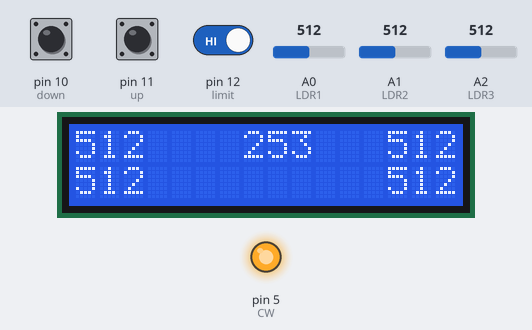
Simulated run of this sketch. Board: Arduino Uno, built with avr-gcc and run on an emulated ATmega328P. Parts: 16×2 character LCD, output pins drawn as LEDs (lit = HIGH). The inputs (shaded band) are chosen by the test bench; at power-on: pin 12 (limit) HIGH, pin 11 (up) HIGH, A0 (LDR1) = 512, A1 (LDR2) = 512, A2 (LDR3) = 512, pin 10 (down) LOW. EEPROM starts erased; pins used as bus, display or sensor lines are not drawn.

Above: at 2.2 s.
2.3 s: pin 12 (limit) driven LOW
At 3.0 s:
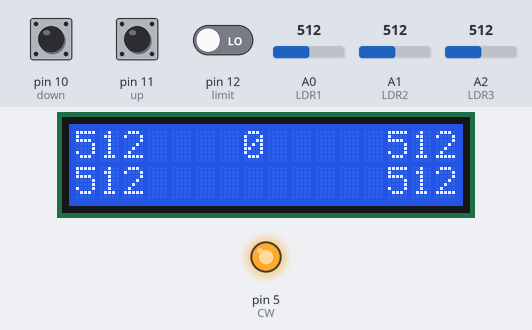
4.2 s: pin 11 (up) pulled LOW for 0.15 s
At 5.9 s:
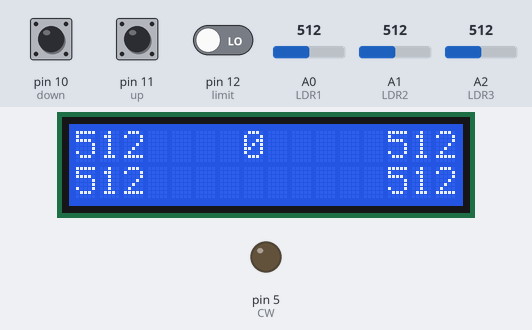
6.2 s: A0 (LDR1) set to 716
At 6.5 s:
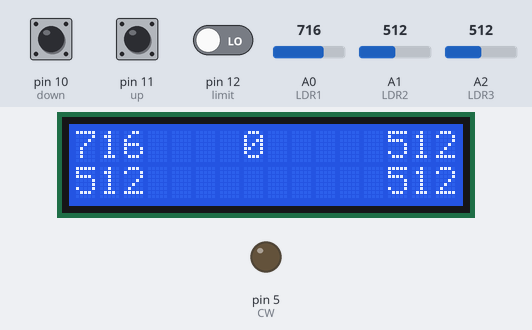
7.7 s: A1 (LDR2) set to 716
At 8.8 s:
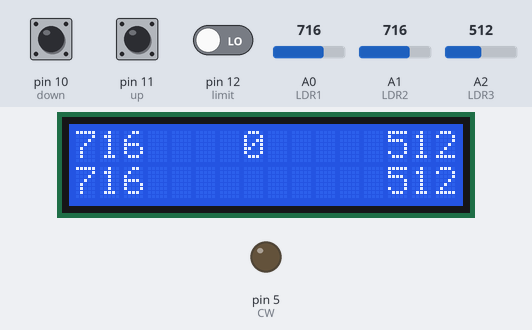
9.2 s: A2 (LDR3) set to 716
At 9.5 s:
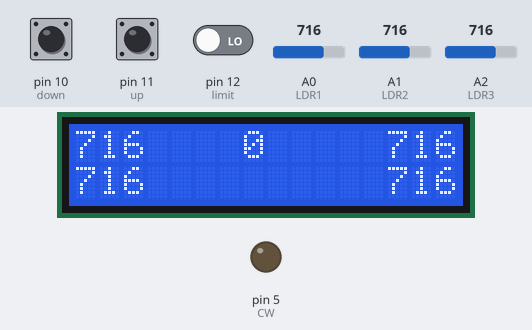
10.7 s: pin 11 (up) pulled LOW for 1 s
At 11.5 s:
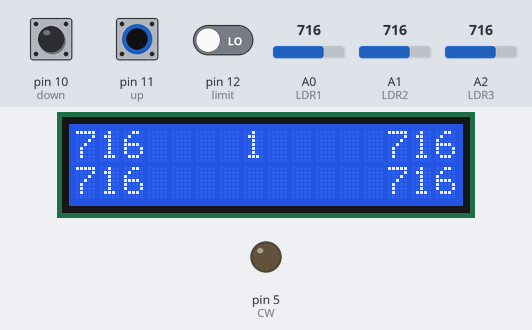
Timing chart, 0 to 13.7 s (numbered marks = the images above; inputs shaded):
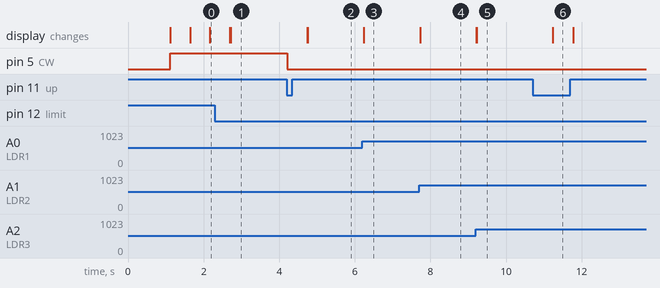

The sketch:

prog4.ino
```cpp
#include <LiquidCrystal_PCF8574.h>
#include <Wire.h>
#include <Stepper.h>
#include <EEPROM.h>
const int stepsPerRevolution = 200;  // change this to fit the number of steps per revolution
// for your motor

// initialize the stepper library on pins 8 through 11:
//Stepper myStepper(stepsPerRevolution, 2, 3, 4, 5);
int sudut;
/*
#define BIN2 2
#define BIN1 3
#define AIN1 4
#define AIN2 5
*/
#define LDR1 A0
#define LDR2 A1
#define LDR3 A2
#define LDR4 A3
#define limit 12
#define up    11
#define down  10

#define CLK 4
#define CW  5

LiquidCrystal_PCF8574 lcd(0x27); // set the LCD address to 0x27 for a 16 chars and 2 line display
char data[16],Byte,dataPrint[100];
int i,DataLDR[4][100];
void setup() {
  // put your setup code here, to run once:
  // initialize the LCD
  /*pinMode(BIN1,OUTPUT);
  pinMode(BIN2,OUTPUT);
  pinMode(AIN1,OUTPUT);
  pinMode(AIN2,OUTPUT);
  */
  pinMode(CLK,OUTPUT);
  pinMode(CW,OUTPUT);
  digitalWrite(CW,LOW);
  digitalWrite(CLK,LOW);

  pinMode(limit,INPUT);
  pinMode(up,INPUT);
  pinMode(down,INPUT);
  lcd.begin(16,2);
  Serial.begin(9600);

  // Turn on the blacklight and print a message.
  lcd.setBacklight(255);
  lcd.setCursor(0, 0);
  lcd.print("    Spektrum    ");
  lcd.setCursor(0, 1);
  lcd.print("     Sensor     ");
  delay(1000);
  lcd.clear();
}

void loop() {
  // put your main code here, to run repeatedly:
  lcd.setCursor(0, 0);
  sprintf(data,"%-4d",analogRead(LDR1));
  lcd.print(data);
  lcd.setCursor(0, 1);
  sprintf(data,"%-4d",analogRead(LDR2));
  lcd.print(data);
  lcd.setCursor(12, 0);
  sprintf(data,"%4d",analogRead(LDR3));
  lcd.print(data);
  lcd.setCursor(12, 1);
  sprintf(data,"%4d",analogRead(LDR3));
  lcd.print(data);
  //sudut
  sudut=EEPROM.read(1);
  lcd.setCursor(7, 0);
  sprintf(data,"%-3d",sudut);
  lcd.print(data);//cek limit
  if(digitalRead(limit) == 0){
    EEPROM.write(1,0);
    sudut=0;
  }
  if(digitalRead(up) == 0 && sudut < 130){
    digitalWrite(CW,LOW);
    digitalWrite(CLK,HIGH);
    delayMicroseconds(100);
    digitalWrite(CLK,LOW);
    EEPROM.write(1,sudut+1);
    delay(500);
  }
  else if(digitalRead(down) == 0 && sudut>0 ){
    digitalWrite(CW,HIGH);
    digitalWrite(CLK,HIGH);
    delayMicroseconds(100);
    digitalWrite(CLK,LOW);
    //myStepper.step(-1);
    EEPROM.write(1,sudut-1);
    delay(500);
  }
  if (Serial.available() > 0) {
    // read the incoming byte:
    Byte = Serial.read();
    if(Byte == '1'){
      for(i=0;i<100;i++){
        DataLDR[0][i]=analogRead(LDR1);
        DataLDR[1][i]=analogRead(LDR2);
        DataLDR[2][i]=analogRead(LDR3);
        DataLDR[3][i]=analogRead(LDR4);
      }
      i=0;
      for(i=0;i<100;i++){
        sprintf(dataPrint,"%4d : %4d : %4d : %4d",DataLDR[0][i],DataLDR[1][i],DataLDR[2][i],DataLDR[3][i]);
        Serial.println(dataPrint);
      }
    }

  }
}
```

Measured:
- after the input at 4.2 s, pin 5 (CW): HIGH → LOW at once; the display: first changes after 0.54 s (image 2 shows a later state)
- after the input at 6.2 s, the display: changes at once (image 3)
- after the input at 7.7 s, the display: changes at once (image 4)
- after the input at 9.2 s, the display: first changes at once (image 5 shows a later state)
- after the input at 10.7 s, the display: changes after 0.54 s (image 6)
